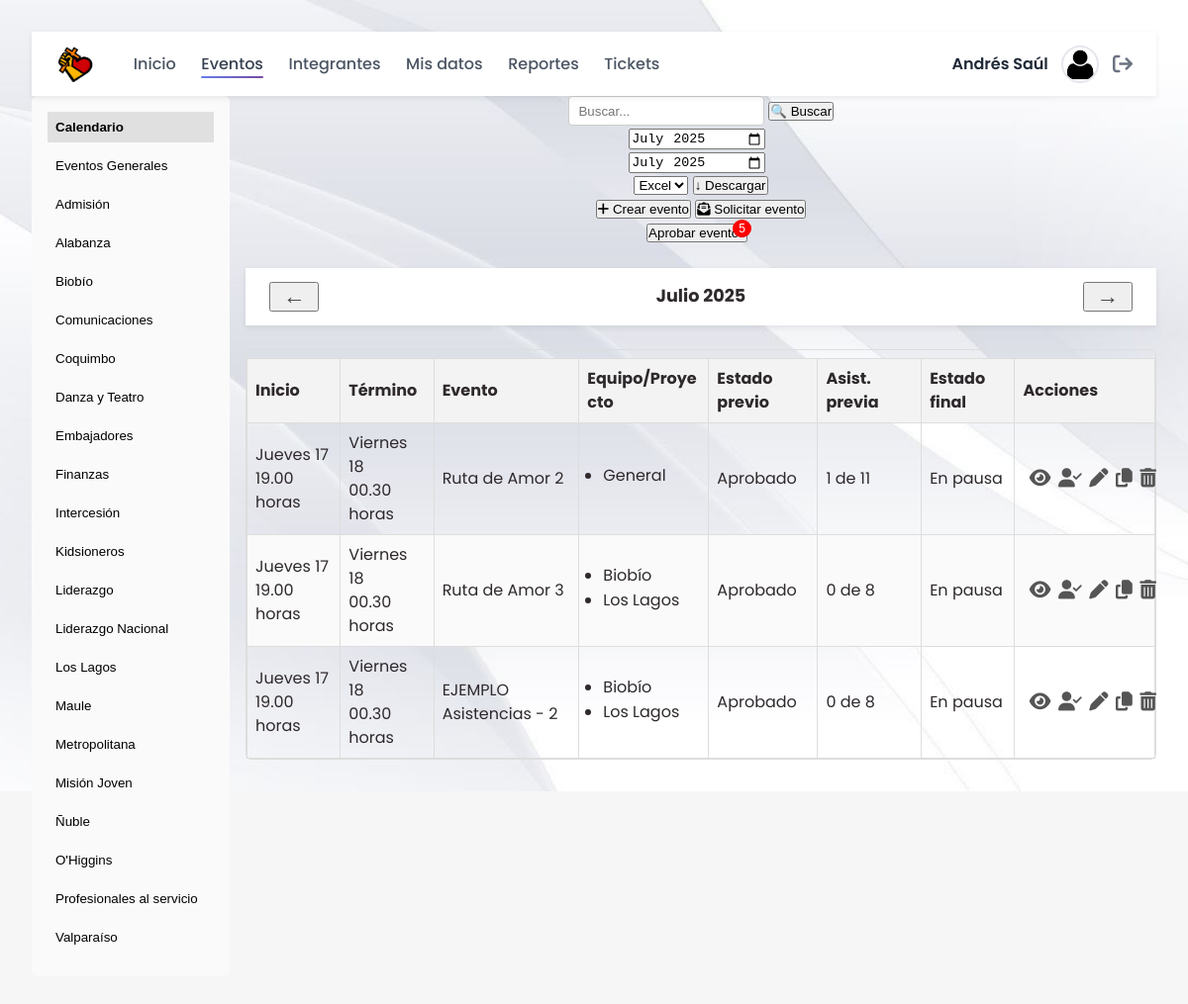
Before: /eventos.php (signed in) with the older database file.
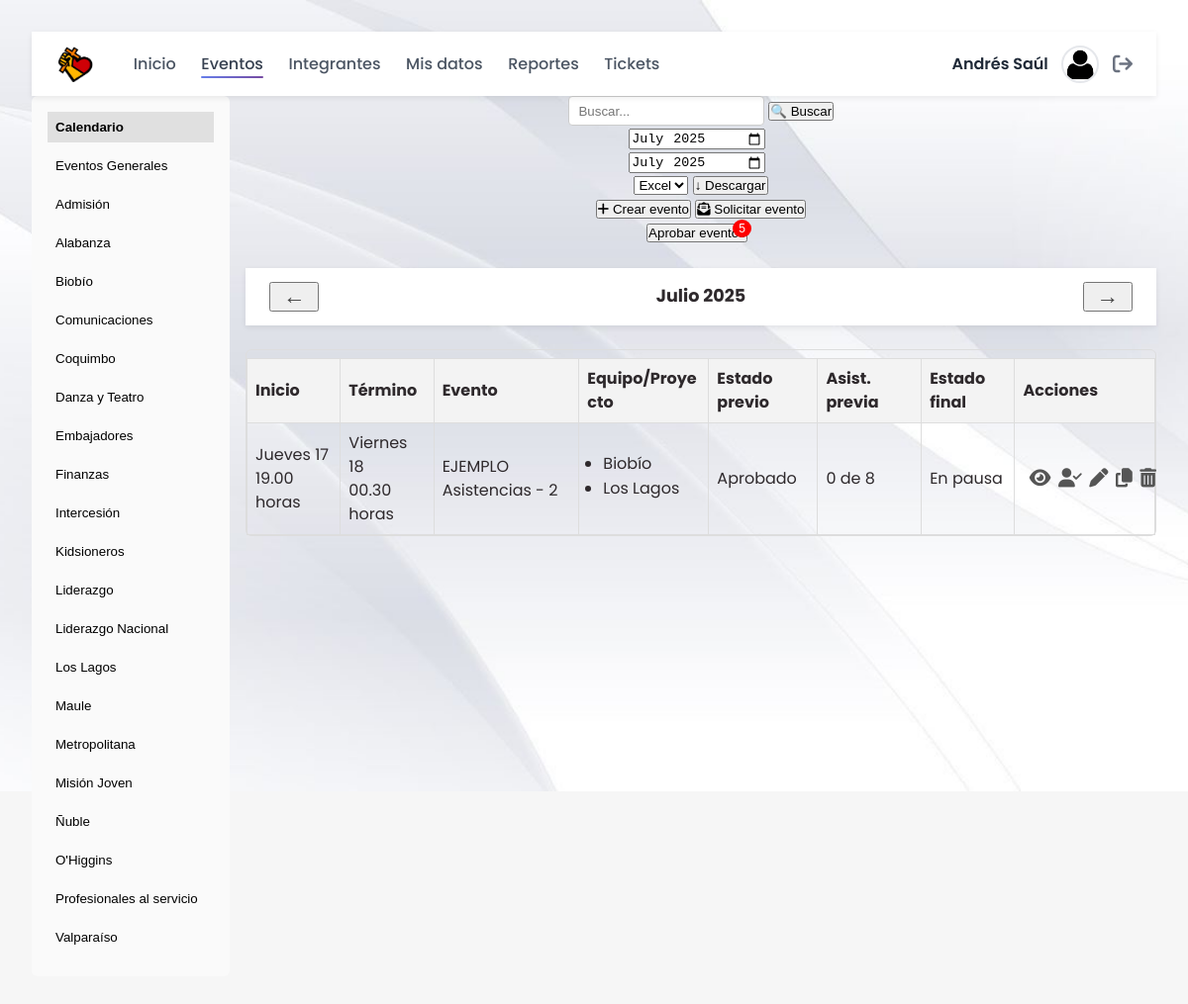
After: the same page with the newer database file.
### tables this page shows
CREATE TABLE `eventos` (
  `id_evento` int(11) NOT NULL,
  `nombre_evento` varchar(100) NOT NULL,
  `lugar` varchar(100) DEFAULT NULL,
  `descripcion` text DEFAULT NULL,
  `observacion` text DEFAULT NULL,
  `id_estado_previo` int(11) DEFAULT NULL,
  `id_estado_final` int(11) DEFAULT NULL,
  `id_tipo` int(11) DEFAULT NULL,
  `encargado` int(11) DEFAULT NULL,
  `es_general` tinyint(1) DEFAULT 0,
  `boleteria_activa` tinyint(1) DEFAULT NULL COMMENT '1 = boletería habilitada; 0/NULL = deshabilitada',
  `fecha_hora_inicio` timestamp NULL DEFAULT NULL,
  `fecha_hora_termino` timestamp NULL DEFAULT NULL
);

CREATE TABLE `estados_previos_eventos` (
  `id_estado_previo` int(11) NOT NULL,
  `nombre_estado_previo` varchar(20) NOT NULL
);

CREATE TABLE `estados_finales_eventos` (
  `id_estado_final` int(11) NOT NULL,
  `nombre_estado_final` varchar(20) NOT NULL
);

### eventos.php (the view, shortened to what the changed rows need)
<?php
require 'conexion.php';
$id_usuario = $_SESSION['id_usuario'];
$stmtLiderNacional = $pdo->prepare(
  'SELECT 1 FROM integrantes_equipos_proyectos
   WHERE id_usuario = ? AND id_equipo_proyecto = 1 LIMIT 1'
);
$stmtLiderNacional->execute([$id_usuario]);
$isLiderNacional = (bool)$stmtLiderNacional->fetchColumn();
$qEq = $pdo->prepare("
  SELECT ep.id_equipo_proyecto, ep.nombre_equipo_proyecto
    FROM integrantes_equipos_proyectos iep
    JOIN equipos_proyectos ep
      ON iep.id_equipo_proyecto = ep.id_equipo_proyecto
   WHERE iep.id_usuario = :uid
   ORDER BY ep.nombre_equipo_proyecto
");
$qEq->execute(['uid'=>$id_usuario]);
$userTeams = $qEq->fetchAll(PDO::FETCH_ASSOC);
$allProjects = $pdo
  ->query("SELECT id_equipo_proyecto, nombre_equipo_proyecto
            FROM equipos_proyectos
           ORDER BY nombre_equipo_proyecto")
  ->fetchAll(PDO::FETCH_ASSOC);
$filtro   = $_POST['filtro']  ?? 'calendario';
$mesParam = $_POST['mes']     ?? date('Y-m');
list($year, $month) = explode('-', $mesParam);
$meses = [
  '01'=>'Enero','02'=>'Febrero','03'=>'Marzo','04'=>'Abril',
  '05'=>'Mayo','06'=>'Junio','07'=>'Julio','08'=>'Agosto',
  '09'=>'Septiembre','10'=>'Octubre','11'=>'Noviembre','12'=>'Diciembre'
];
$dias = ['0'=>'Domingo','1'=>'Lunes','2'=>'Martes','3'=>'Miércoles',
         '4'=>'Jueves','5'=>'Viernes','6'=>'Sábado'];
$where  = [];
$params = [];
$where[]          = "YEAR(e.fecha_hora_inicio) = :year";
$where[]          = "MONTH(e.fecha_hora_inicio) = :month";
$params['year']   = $year;
$params['month']  = $month;
$stmtEv = $pdo->prepare($sql);
$stmtEv->execute($params);
$rows = $stmtEv->fetchAll(PDO::FETCH_ASSOC);
?>
<!DOCTYPE html>
<html lang="es">
<head>
  <link rel="stylesheet" href="styles/main.css">
  <link rel="stylesheet" href="https://cdnjs.cloudflare.com/ajax/libs/font-awesome/6.4.0/css/all.min.css">
</head>
<body>
  <?php require_once 'navegador.php'; ?>
  <main>
    <div class="container" style="display:grid; grid-template-columns:200px 1fr; gap:1rem">
    <?php
      $sidebarOpts = [
        'calendario' => 'Calendario',
        'general'    => 'Eventos Generales',
      ];
      if ($isLiderNacional) {
          $projectsForSidebar = $allProjects;
      } else {
          $projectsForSidebar = $userTeams;
      }
      $sidebarOpts += array_column(
        $projectsForSidebar,
        'nombre_equipo_proyecto',
        'id_equipo_proyecto'
      );
    ?>
    <aside style="background:#fafafa; padding:1rem; border-radius:6px">
      <?php foreach ($sidebarOpts as $key => $label): ?>
        <form method="POST" style="margin:0 0 .5rem">
          <button
            name="filtro"
            value="<?=htmlspecialchars($key)?>"
            style="
              width:100%;
              text-align:left;
              background:<?= $filtro===$key ? '#e0e0e0':'transparent'?>;
              font-weight:<?= $filtro===$key ? 'bold':'normal'?>;
              border:none; padding:.5rem; cursor:pointer;
            "
          >
            <?=htmlspecialchars($label)?>
          </button>
        </form>
      <?php endforeach; ?>
    </aside>
    <div>
      <section>
        <?php if (empty($rows)): ?>
          <p>No hay eventos en <?= $meses[$month] ?> <?= $year ?>.</p>
        <?php else: ?>
          <div class="table-responsive">
            <table>
              <thead>
                <tr>
                  <th>Inicio</th><th>Término</th><th>Evento</th>
                  <th>Equipo/Proyecto</th><th>Estado previo</th>
                  <th>Asist. previa</th><th>Estado final</th><th>Acciones</th>
                </tr>
              </thead>
              <tbody>
                <?php foreach($rows as $e):
                  $si = strtotime($e['fecha_hora_inicio']);
                  $st = strtotime($e['fecha_hora_termino']);
                ?>
                <?php
                  $canManage = $isLiderNacional;
                ?>
                <tr>
                  <td>
                    <?= $dias[date('w',$si)] . ' ' . date('d',$si) ?><br>
                    <?= date('H.i',$si) . ' horas' ?>
                  </td>
                  <td>
                    <?= $dias[date('w',$st)] . ' ' . date('d',$st) ?><br>
                    <?= date('H.i',$st) . ' horas' ?>
                  </td>
                  <td><?= htmlspecialchars($e['nombre_evento']) ?></td>
                  <td>
                    <?php
                      $raw   = $e['equipos'] ?: 'General';
                      $teams = array_filter(array_map('trim', explode(',', $raw)));
                    ?>
                    <ul class="equipos-list">
                      <?php foreach ($teams as $team): ?>
                        <li><?= htmlspecialchars($team) ?></li>
                      <?php endforeach; ?>
                    </ul>
                  </td>
                  <td><?= htmlspecialchars($e['nombre_estado_previo']) ?></td>
                  <td>
                    <?= (int)$e['cnt_presente'] ?> de <?= (int)$e['total_integrantes'] ?>
                  </td>
                  <td><?= htmlspecialchars($e['nombre_estado_final']) ?></td>
                  <td class="actions" style="white-space:nowrap">
                    <button
                      title="Ver detalles"
                      class="action-btn detail-btn"
                      data-fi="<?= $dias[date('w',$si)].' '.date('d',$si).' | '.date('H.i',$si).' horas' ?>"
                      data-ft="<?= $dias[date('w',$st)].' '.date('d',$st).' | '.date('H.i',$st).' horas' ?>"
                      data-nombre="<?= htmlspecialchars($e['nombre_evento']) ?>"
                      data-lugar="<?= htmlspecialchars($e['lugar'] ?? '') ?>"
                      data-encargado="<?= htmlspecialchars($e['encargado_nombre_completo'] ?? '') ?>"
                      data-descripcion="<?= htmlspecialchars($e['descripcion'] ?? '') ?>"
                      data-equipos="<?= htmlspecialchars($e['equipos'] ?: 'General') ?>"
                      data-previo="<?= htmlspecialchars($e['nombre_estado_previo'] ?? '') ?>"
                      data-tipo="<?= htmlspecialchars($e['nombre_tipo'] ?? '') ?>"
                      data-asist="<?= (int)$e['cnt_presente'].' de '.(int)$e['total_integrantes'] ?>"
                      data-observacion="<?=
                          htmlspecialchars($e['observacion'] ?? '', ENT_QUOTES)
                      ?>"
                      data-can-see-observacion="<?= $e['show_observacion'] ? '1' : '0' ?>"
                      data-final="<?= htmlspecialchars($e['nombre_estado_final'] ?? '') ?>"
                    >
                      <i class="fas fa-eye"></i>
                    </button>
                    <button
                      title="Asistencia"
                      class="action-btn assist-btn"
                      data-id="<?= $e['id_evento'] ?>"
                      data-start="<?= $e['fecha_hora_inicio'] ?>"
                    >
                      <i class="fas fa-user-check"></i>
                    </button>
                    <?php if ($canManage): ?>
                      <button
                        title="Editar" class="action-btn edit-btn"
                        data-id="<?= $e['id_evento'] ?>"
                        data-nombre="<?= htmlspecialchars($e['nombre_evento'] ?? '') ?>"
                        data-lugar="<?= htmlspecialchars($e['lugar'] ?? '') ?>"
                        data-encargado="<?= (int)$e['encargado_id'] ?>"
                        data-descripcion="<?= htmlspecialchars($e['descripcion'] ?? '') ?>"
                        data-observacion="<?= htmlspecialchars($e['observacion'] ?? '') ?>"
                        data-start="<?= $e['fecha_hora_inicio'] ?>"
                        data-end="<?= $e['fecha_hora_termino'] ?>"
                        data-previo="<?= $e['id_estado_previo'] ?>"
                        data-tipo="<?= $e['id_tipo'] ?>"
                        data-final="<?= $e['id_estado_final'] ?>"
                        data-equipos="<?= htmlspecialchars($e['equipo_ids']) ?>"
                      >
                        <i class="fas fa-pen"></i>
                      </button>
                      <button
                        title="Duplicar"
                        class="action-btn copy-btn"
                        data-id="<?= $e['id_evento'] ?>"
                        data-nombre="<?= htmlspecialchars($e['nombre_evento'] ?? '') ?>"
                        data-lugar="<?= htmlspecialchars($e['lugar'] ?? '') ?>"
                        data-encargado="<?= (int)$e['encargado_id'] ?>"
                        data-descripcion="<?= htmlspecialchars($e['descripcion'] ?? '') ?>"
                        data-observacion="<?= htmlspecialchars($e['observacion'] ?? '') ?>"
                        data-start="<?= $e['fecha_hora_inicio'] ?>"
                        data-end="<?= $e['fecha_hora_termino'] ?>"
                        data-previo="<?= $e['id_estado_previo'] ?>"
                        data-tipo="<?= $e['id_tipo'] ?>"
                        data-final="<?= $e['id_estado_final'] ?>"
                        data-equipos="<?= htmlspecialchars($e['equipo_ids']) ?>"
                      >
                        <i class="fas fa-copy"></i>
                      </button>
                      <button
                        class="action-btn delete-btn"
                        data-id="<?= $e['id_evento'] ?>"
                        title="Eliminar">
                        <i class="fas fa-trash-alt"></i>
                      </button>
                    <?php endif; ?>
                  </td>
                </tr>
                <?php endforeach; ?>
              </tbody>
            </table>
          </div>
        <?php endif; ?>
      </section>
    </div>
    </div>
  </main>
</body>
</html>

Changed rows visible on the page:
removed eventos: fecha_hora_inicio "Jueves", fecha_hora_inicio "17", fecha_hora_inicio "19.00", fecha_hora_termino "Viernes", fecha_hora_termino "18", fecha_hora_termino "00.30", nombre_evento "Ruta de Amor 2", team "General", id_estado_previo.nombre_estado_previo "Aprobado", cnt_presente "1", total_integrantes "11", id_estado_final.nombre_estado_final "En pausa"
removed eventos: fecha_hora_inicio "Jueves", fecha_hora_inicio "17", fecha_hora_inicio "19.00", fecha_hora_termino "Viernes", fecha_hora_termino "18", fecha_hora_termino "00.30", nombre_evento "Ruta de Amor 3", team "Biobío", team "Los Lagos", id_estado_previo.nombre_estado_previo "Aprobado", cnt_presente "0", total_integrantes "8", id_estado_final.nombre_estado_final "En pausa"
